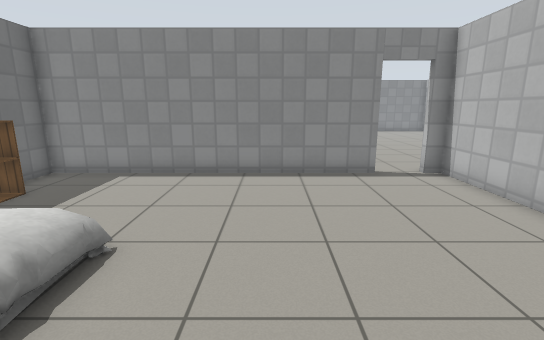
View 1 (above)

16 first-person views from a walk through a Gazebo world. The camera is 1.2 m above the floor, tilts 12° down and sees 85° across. The floor is counted in squares, 0.5 m on a side. Each view is taken from the middle of a square. On the plan, view 1 faces up. The plan holds only what a view shows up to about 18 squares ahead; the rest is blank. Gazebo's built-in surfaces are drawn with simple patterns. Simple shapes stand in for some stock models. Some surface patterns are stand-ins.

View 2
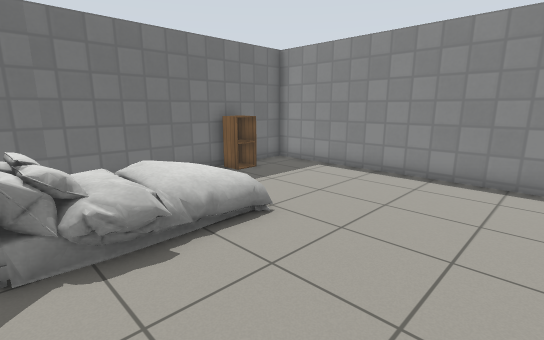

View 3
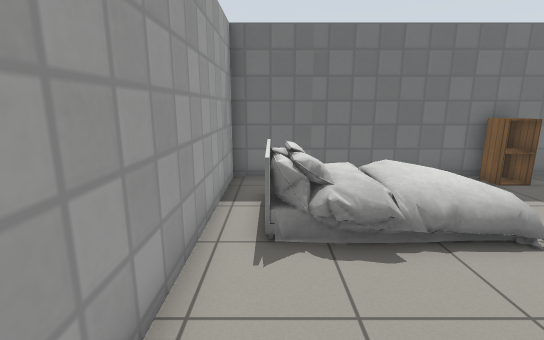

View 4
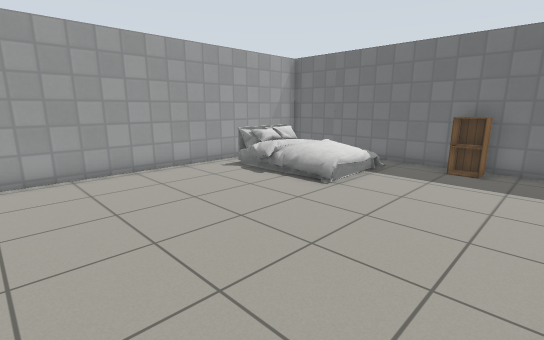

View 5
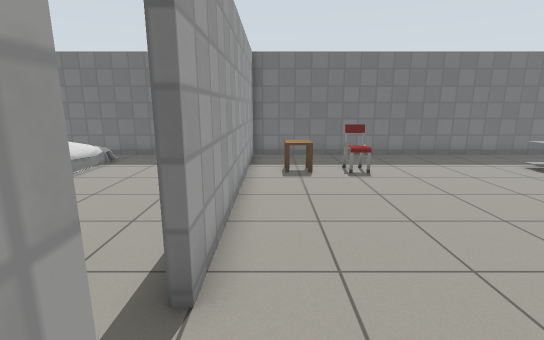

View 6
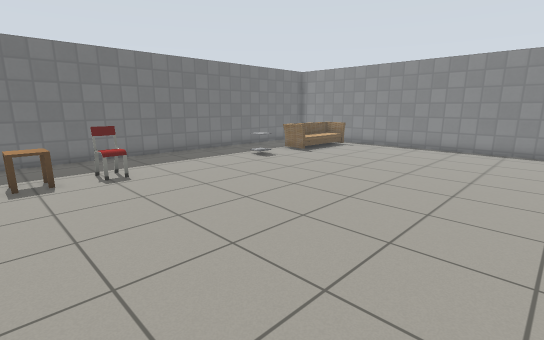

View 7
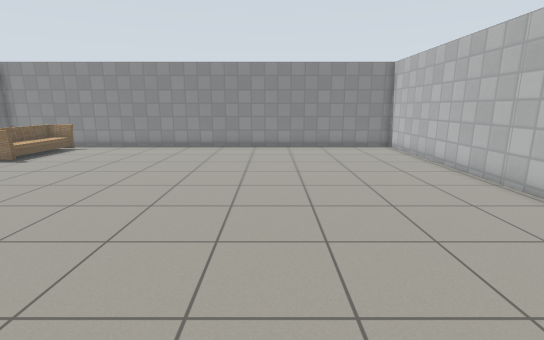

View 8
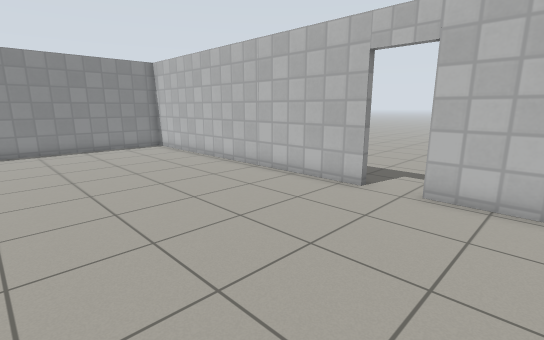

View 9
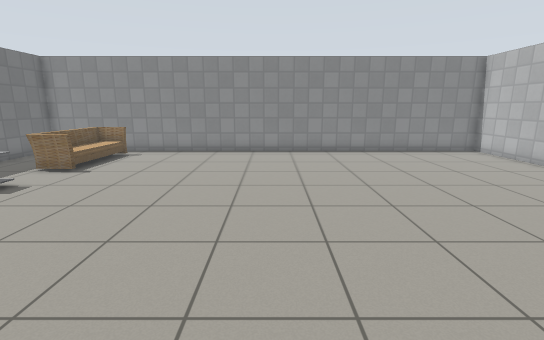

View 10
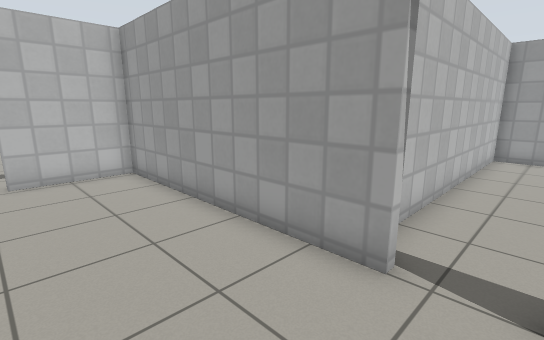

View 11
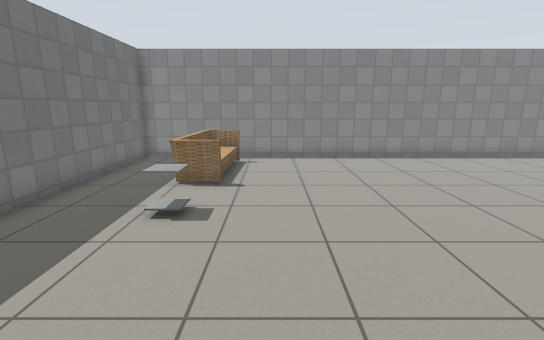

View 12
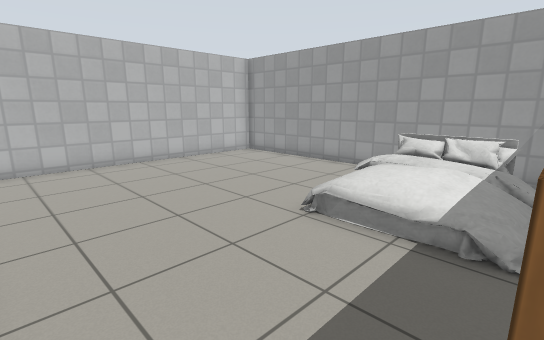

View 13
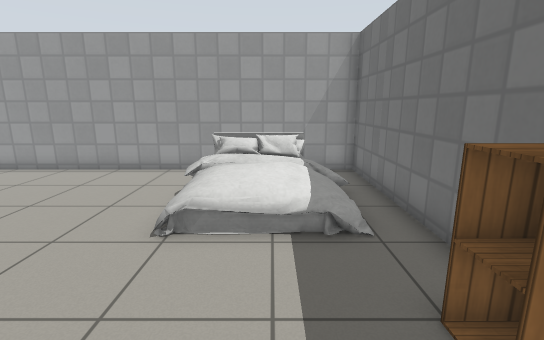

View 14
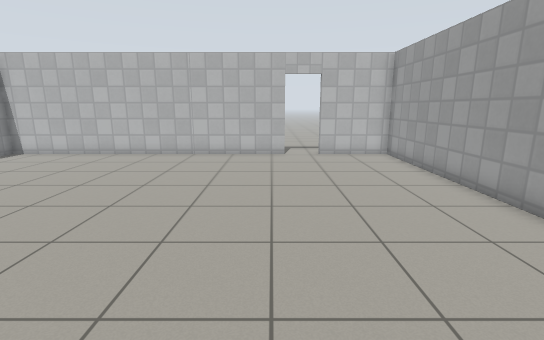

View 15
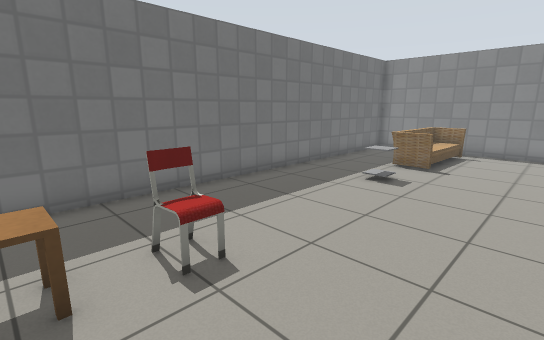

View 16
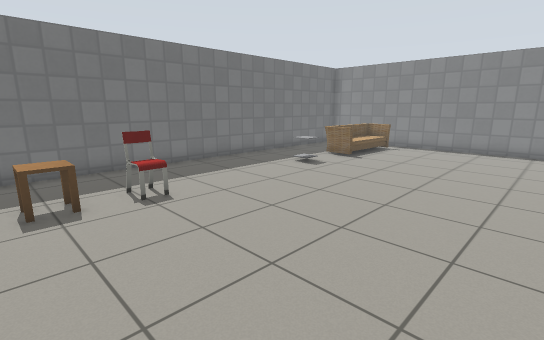

### Floor plan
Points are (right, up) in squares from view 1. A wall is a line through its corners. A room is listed if a view was taken in it or the views show most of it. See-through windows are left out.
Room 1 (views 1, 2, 3, 4, 12, 13)
walls: (3.8, 10.7) (-8.1, 10.7) (-8.1, -1.4) (6.3, -1.4) (6.3, 10.7)
ways out: open door at (4.5, 11) to room 2
objects: bed (-7, 0) to (-3, 5); cabinet (-7, 7) to (-7, 8)
Room 2 (views 5, 6, 7, 8, 9, 10, 11, 14, 15, 16)
walls: (5.6, 11) (15.3, 11) (15.3, 14.6); (15.3, 16.3) (15.3, 30.4) (-8.1, 30.4) (-8.1, 11) (3.8, 11)
ways out: open door at (4.5, 11) to room 1; open door at (15.5, 15.5)
objects: side table (-5, 13) to (-4, 14); chair (-5, 15) to (-4, 16); side table (-5, 22) to (-4, 23); sofa (-5, 25) to (-3, 29)

Where each view was taken, in squares from view 1:
view 1: 0 up, 0 right, facing up
view 2: 0 up, 2 right, facing up-left
view 3: 0 up, 2 right, facing left
view 4: 10 up, 5 right, facing down-left
view 5: 12 up, 7 right, facing left
view 6: 12 up, 7 right, facing up-left
view 7: 12 up, 8 right, facing up
view 8: 12 up, 7 right, facing up-right
view 9: 14 up, 4 right, facing up
view 10: 15 up, 4 right, facing down-right
view 11: 16 up, 2 left, facing up
view 12: 10 up, 7 left, facing down-right
view 13: 10 up, 5 left, facing down
view 14: 17 up, 0 right, facing right
view 15: 13 up, 0 right, facing up-left
view 16: 12 up, 4 right, facing up-left
